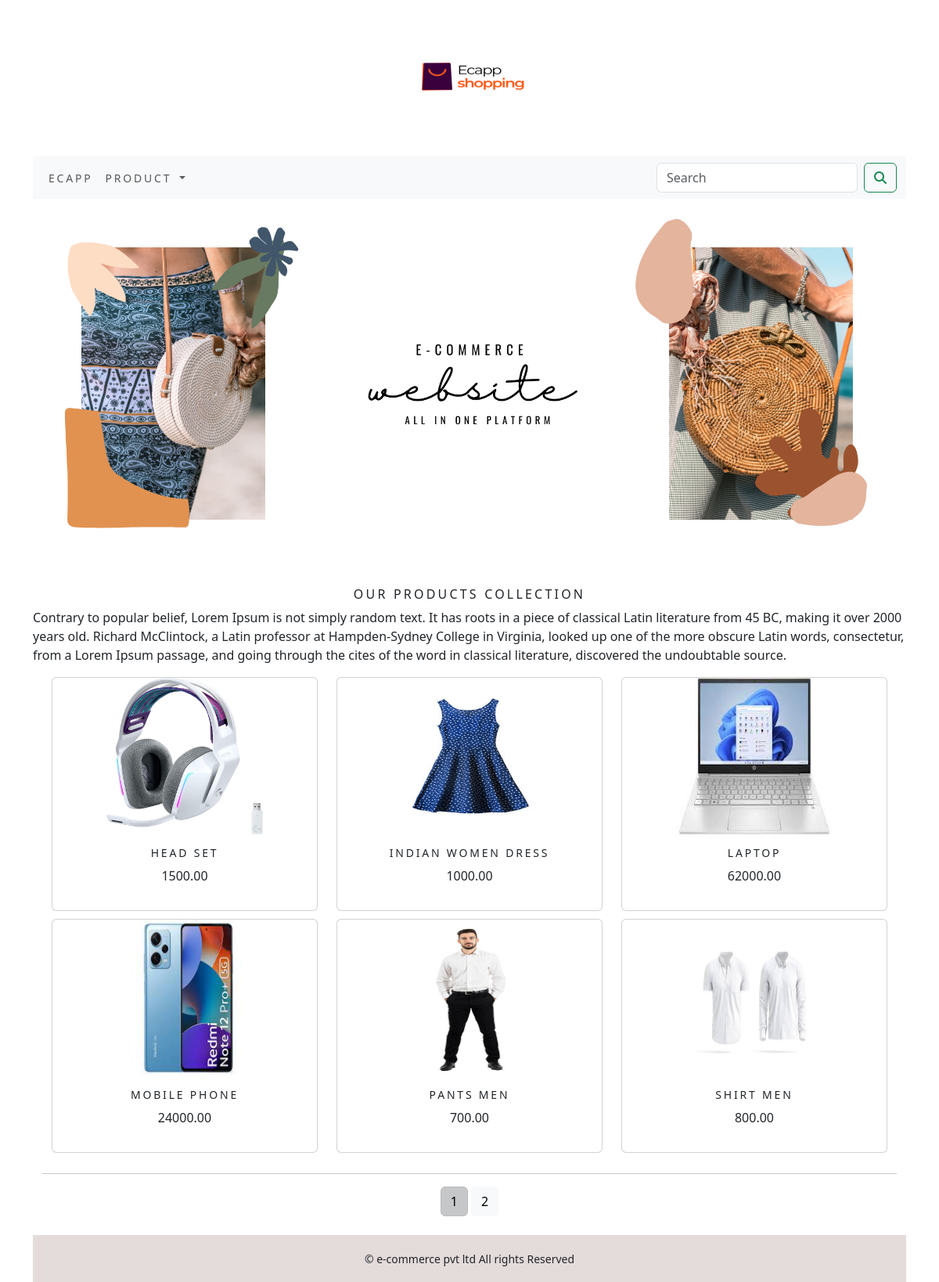
Screenshot of /ecapp/ with the database file from the repository.
### ecapp/models.py (models this page shows, shortened)
class Product(models.Model):
    name=models.CharField(max_length=250,unique=True)
    slug=models.SlugField(max_length=250,unique=True)
    description=models.TextField(blank=True)
    price=models.DecimalField(max_digits=10,decimal_places=2)
    category=models.ForeignKey(Category, on_delete=models.CASCADE)
    image = models.ImageField(upload_to='product', blank=True)
    stock=models.IntegerField()
    available=models.BooleanField(default=True)
    created=models.DateTimeField(auto_now_add=True)
    updated=models.DateTimeField(auto_now=True)
    def get_url(self):
        return reverse('ecapp:prodCatdetail', args=[self.category.slug,self.slug])
    class Meta:
        ordering=('name',)
        verbose_name='product'
        verbose_name_plural='products'

### ecapp/views.py (the view)
# urls.py: path('', views.allProdCat, name='allProdCat'),
def allProdCat (request,c_slug=None):
    c_page=None
    products_list=None
    if c_slug!=None:
        c_page=get_object_or_404(Category,slug=c_slug)
        products_list=Product.objects.all().filter(category=c_page, available=True)
    else:
        products_list=Product.objects.all().filter(available=True)
        paginator=Paginator(products_list,6)
    try:
        page=int(request.GET.get('page','1'))
    except:
        page=1
    try:
        products=paginator.page(page)
    except(EmptyPage,InvalidPage):
        products =paginator.page(paginator.num_pages)
    return render(request,"category.html",{'category':c_page, 'products':products})

### cart/context_processors.py (called while the page is built)
def counter(request):
    item_count=0
    if 'admin' in request.path:
        return {}
    else:
        try:
            cart=Cart.objects.filter(cart_id=_cart_id(request))
            cart_items=CartItem.objects.all().filter(cart=cart[:1])
            for cart_item in cart_items:
                item_count += cart_item.quantity
        except Cart.DoesNotExist:
            item_count=0
    return dict(item_count=item_count)

### cart/views.py (called while the page is built)
def _cart_id(request):
    cart=request.session.session_key
    if not cart:
        cart=request.session.create()
    return cart

### ecapp/context_processors.py (called while the page is built)
def menu_links(request):
    links = Product.objects.all()
    return dict(links=links)

### templates/category.html (shortened to what this page needs)
{% extends 'base.html' %}
{% load static %}
{% block content %}
<div class="mx-auto">
    {% if category %}
        <img class="my_image" src="{{category.image.url}}" alt="{{category.name}}" width="200px" height="200px">
</div>
        <br>
<div>
        <h1 class="text-center my_title">{{category.name}}</h1>
        <p class="text-justify">{{category.description}}</p>
</div>
    {% else %}
<div>
    <img class="my_image my_image_padding " src="{% static 'img/banner.png' %}" alt="All Products" width="1380px">
</div>
<br>
<div>
    <h1 class="text-center my_title">
        Our products collection
    </h1>
    <p class="text-justify">Contrary to popular belief, Lorem Ipsum is not simply random text. It has roots in a piece of classical Latin literature from 45 BC, making it over 2000 years old. Richard McClintock, a Latin professor at Hampden-Sydney College in Virginia, looked up one of the more obscure Latin words, consectetur, from a Lorem Ipsum passage, and going through the cites of the word in classical literature, discovered the undoubtable source.</p>
</div>
    {% endif %}
<div class="container">
    <div class="row mx-auto">
        {% for product in products.object_list %}
        <div class="my_bottom_margin col-9 col-sm-12 col-md-4  col-lg-4" >
            <div class="card text-center" style="min-width:18em;">
                <a href="{{product.get_url}}"><img src="{{product.image.url}}" alt="{{product.name}}"  width="200px" height="200px"> </a>
                <div class="card-body">
                    <h4>{{product.name}}</h4>
                    <p>{{product.price}}</p>
                </div>
            </div>
        </div>
        {% endfor %}
    </div>
    <div class="mx-auto">
        {% if products.paginator.num_pages > 1 %}
       <hr>
        <div class="text-center">
            {% for pg in products.paginator.page_range %}
            <a href="?page={{pg}}" class="btn btn-light btm-sm {% if products.number == pg %} active {% endif %}">{{pg}}</a>
            {% endfor %}
        </div>
         {% endif %}
    </div>
    <br>
</div>
{% endblock %}

### templates/base.html (shortened to what this page needs)
{% load static %}
<!DOCTYPE html>
<html lang="en">
<head>
    <link rel="stylesheet" href="{% static 'css/custom.css' %}">
            <link href="{% static 'css/bootstrap.min.css' %}" rel="stylesheet">
</head>
<body>
<div  class="container">
    {% include 'header.html' %}
    {% include 'nav.html' %}
    {% block content  %}
    {% endblock %}
</div>
{% include 'footer.html' %}
</body>
</html>

### templates/header.html
{% load static %}
<header>
    <center>
        <a hreg="{% url 'ecapp:allProdCat' %}"> </a><img src="{% static 'img/logo1.png' %}" alt="logoimage" width="250px" height="200px">
    </center>
</header>

### templates/nav.html (shortened to what this page needs)
<nav class="navbar navbar-expand-lg bg-body-tertiary">
  <div class="container-fluid">
    <div class="collapse navbar-collapse" id="navbarSupportedContent">
      <ul class="navbar-nav me-auto mb-2 mb-lg-0">
        <li class="nav-item">
          <a class="nav-link" href="#">Ecapp</a>
        </li>
        <li class="nav-item dropdown {% if 'ecapp' in request.path %} active {% endif %}">
          <a class="nav-link dropdown-toggle" href="#" role="button" data-bs-toggle="dropdown" aria-expanded="false">
            Product
          </a>
        </li>
      </ul>
      <form class="d-flex" role="search" action="{% url 'search_app:SearchResult' %}" method="get">
        <input class="form-control me-2" type="search" placeholder="Search" name="q" aria-label="Search">
        <button class="btn btn-outline-success" type="submit"><i class="fa fa-search"></i></button>
      </form>
    </div>
  </div>
</nav>

### templates/footer.html
<div class="footer navbar-fixed-bottom my_footer">
  <p class="text-center">
    &copy; e-commerce pvt ltd All rights Reserved
  </p>
</div>

### static/css/custom.css (style rules this page uses)
body { font-family: 'Roboto', sans-serif; }
.nav-item { letter-spacing: .2em; font-size: 14px; text-transform: uppercase; }
.my_footer { background-color:#E4DBDB; height: 60px; }
.my_footer p { padding-top:20px; font-size: 14px; }
.my_image { width:100%; height:auto; }
.my_title { font-size: 16px; text-transform: uppercase; letter-spacing: .2em; }
.my_image_padding { padding:5px; }
.my_bottom_margin { margin-bottom:10px; }
.card-body h4 { font-size:14px; text-transform: uppercase; letter-spacing: .2em; }

### rows the page displays
Product: image (picture), name "HEAD SET", price "1500.00"
Product: image (picture), name "INDIAN WOMEN DRESS", price "1000.00"
Product: image (picture), name "LAPTOP", price "62000.00"
Product: image (picture), name "MOBILE PHONE", price "24000.00"
Product: image (picture), name "PANTS MEN", price "700.00"
Product: image (picture), name "SHIRT MEN", price "800.00"

### other values shown
{{ pg }} "1" "2"
